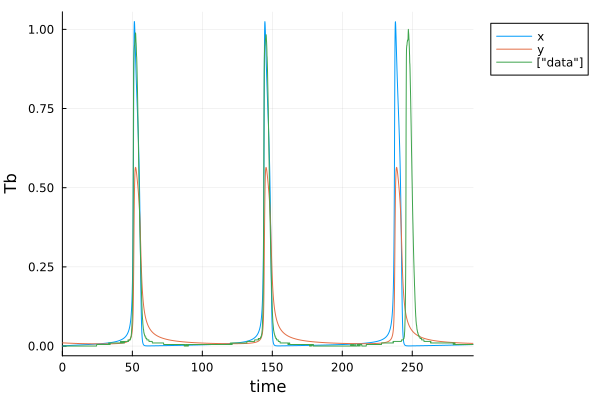

Generate this figure with Julia:
#arctic ground squirrel re-optimization 

#load in modules 
using Random, LinearAlgebra, DataFrames, CSV, LatinHypercubeSampling
using Base.Threads: @threads
using OrdinaryDiffEq, Optimization, SciMLSensitivity, ForwardDiff, Plots
using ModelingToolkit
using ModelingToolkit: t_nounits as t, D_nounits as D

Random.seed!(2024)

#define tt & SaveTimes 
tt = 0.0:0.1:293.6
SaveTimes = 0.0:0.1:293.6
tspan = (tt[1],tt[end])

z=10000 #number of seeds to test reoptimization 
tot_num_param = 8 #total number of parameters

#read in data
data = Matrix(CSV.read("ags_training.csv",DataFrame,header=false))

u0=[data[1],-0.03500839]

@variables x(t) y(t)

@parameters B104 B106 B108 B109 B204 B205 l B206 B206

eqs = [D(x) ~ B104*x*x+B106*x*x*x+B108*x*y+B109*x*x*y+l #note Andrew: k2 is the real parameter on the x,y term. I further simplified. 

D(y) ~ B204*x*x+B205*y*y+B206*x*x*x]

@mtkbuild ags_sys = ODESystem(eqs,t)

p_opt = [9.785506000000000, -9.999987000000001, -9.407997000000000, 1.987823000000000, -2.915110000000000, 0.0019, -0.03500839,-1.048649] 

ags_sys  = ODEProblem(ags_sys, [x => u0[1], y => u0[2]], tspan, [B104 => p_opt[1] B106 => p_opt[2] B108=> p_opt[3] B109=> 9.999995000000000 B204 => p_opt[4] B205 => p_opt[5] l=>p_opt[6] B206=>p_opt[7]])

function model_loss(theta)
	_ags_sys = remake(ags_sys,u0=[x => u0[1], y => theta[7]], p=[B104 => theta[1] B106 => theta[2] B108=> theta[3] B204 => theta[4] B205 => theta[5] l=>theta[6] B206=>theta[8]])
	ags_sol = solve(_ags_sys, saveat=SaveTimes)
	ags_sol_rs = reduce(hcat, ags_sol.u) #reshape
	sol = ags_sol_rs[1,:]
	loss = norm(sol[1:2000]-data[1:2000],2)
	return loss
end 



sv=0.5 #how much to vary each parameter around it's optimization values from DAHSI. 

lb = p_opt -sv*abs.(p_opt)
ub = p_opt +sv*abs.(p_opt)

lb[7] = -0.1
ub[7] = 0.1
lb[6] = 1e-5
ub[6] = 1e-3

#optimization set up 
adtype = Optimization.AutoForwardDiff()
optf = Optimization.OptimizationFunction((x, theta) -> model_loss(x),adtype)

#generate sampling plan: 
plan, _ = LHCoptim(z,tot_num_param,1000,threading=true)
scaled_plan = scaleLHC(plan,[(lb[1],ub[1]),(lb[2],ub[2]),(lb[3],ub[3]),(lb[4],ub[4]),(lb[5],ub[5]),(lb[6],ub[6]),(lb[7],ub[7]),(lb[8],ub[8])]) #could also define function for spreading seeds out differently
store_p = zeros(z,1*tot_num_param+4) #preallocate 

# #perform parameter estimation over z seeds 
@time begin 
	@threads for i in 1:z
		println(i)
		p0 = scaled_plan[i,:]
		store_p[i,:] = try 
			optprob = Optimization.OptimizationProblem(optf, p0, lb=lb, ub=ub)
			etime = @elapsed begin 
			sol = solve(optprob, Optimization.LBFGS(), maxiters = 1000)
			end 
			vcat(i,etime,sol.objective,Int(SciMLBase.successful_retcode(sol)),sol.u)
		catch
			777*ones(1,1*tot_num_param+4)
		end 
	end 
end

println(argmin(store_p[:,3]))

println(store_p[argmin(store_p[:,3]),:])

r = store_p[argmin(store_p[:,3]),4+1:4+tot_num_param]

#r = [1.027106133,0.198746314,0.000250815,0.224029917,0.022034246,0.000471682,1.047161052,0.856591985]

_ags_sys = remake(ags_sys,u0=[x => u0[1], y => r[7]], p=[B104 => r[1] B106 => r[2] B108=> r[3] B204 => r[4] B205 => r[5] l=>r[6] B206 => r[8]])
ags_sol = solve(_ags_sys, saveat=SaveTimes)
ags_sol_rs = reduce(hcat, ags_sol.u) #reshape
CSV.write("7C_fit.csv",DataFrame(ags_sol_rs,:auto),header=false) 

p1=plot(ags_sol,label=["x" "y"],legend=:outertopright)
plot!(SaveTimes,data[1:2937,1],label=["data"],legend=:outertopright)
xlabel!("time")
ylabel!("Tb")
display(p1) 
CSV.write("7C_info.csv",DataFrame(store_p,:auto),header=false) 

hessian = ForwardDiff.hessian(z -> model_loss(z), r)
CSV.write("7C_hessian.csv",DataFrame(hessian,:auto),header=false)
savefig(p1,"7C")

#long time series for dtw stuff:
tt = 0.0:0.1:293.6*2+0.1
SaveTimes = 0.0:0.1:293.6*2+0.1
#tspan = (tt[1],tt[end])
__ags_sys = remake(_ags_sys,tspan=(tt[1],tt[end]))
ags_sol = solve(__ags_sys, saveat=SaveTimes)
ags_sol_rs = reduce(hcat, ags_sol.u) #reshape
CSV.write("7C_val_fts.csv",DataFrame(ags_sol_rs,:auto),header=false) 
